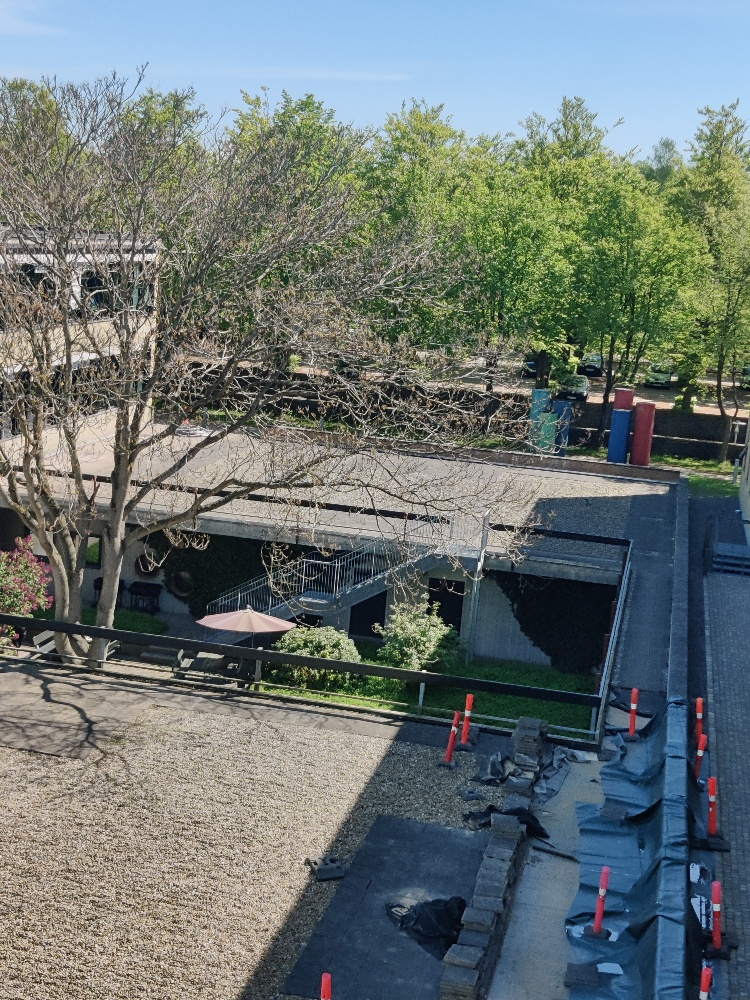
#> input picture Exam24/materials/im1.jpg, 750 x 1000 px, found by its file name
$ jupyter execute image_Stitching_Niels.ipynb
#> lines starting #> are read from the running program, lines starting #| are printed output that depends on the picture; after the words box and inside, x2 and y2 are one past the last pixel; in counts of white or black regions, pixels touching at a corner belong together
[cell 1]
import numpy as np
import matplotlib.pyplot as plt
import cv2
from tqdm import tqdm
import math
import glob
import imutils

[cell 2]
im1 = cv2.imread('images/im1.jpg')
#> im1 is the input picture: shape (1000, 750, 3); mean B, G, R 114.9, 116.6, 106.6
im2 = cv2.imread('images/im2.jpg')
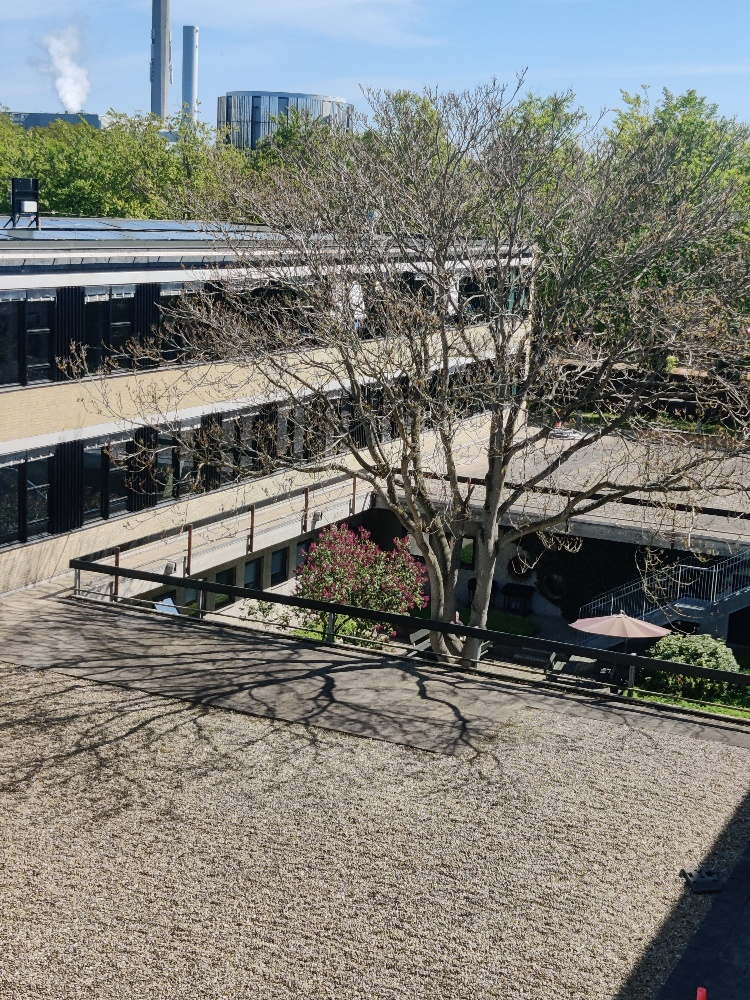
#> input picture Exam24/materials/im2.jpg, 750 x 1000 px, found by its file name
#> im2 is the input picture: shape (1000, 750, 3); mean B, G, R 118.6, 123.8, 122.7

images = []
images.append(im1)
images.append(im2)
for image in images:
    cv2.imshow('Image', image)
    cv2.waitKey(0)
#> this loop made 2 passes

imageStitcher = cv2.Stitcher_create()

error, stitched_img = imageStitcher.stitch(images)
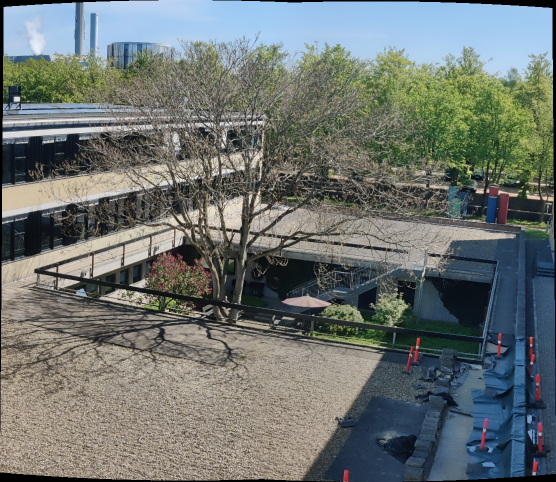
#> stitched_img: shape (964, 1112, 3) (shown at 1/2 size); mean of channels 0, 1, 2 112.4, 115.3, 108.8; drawn as B, G, R
#> error = 0

[cell 3]
if not error:
    cv2.imshow('StitchedImage', stitched_img)
    cv2.waitKey(0)
    stitched_img = cv2.copyMakeBorder(stitched_img, 10, 10, 10, 10, cv2.BORDER_CONSTANT, (0,0,0))
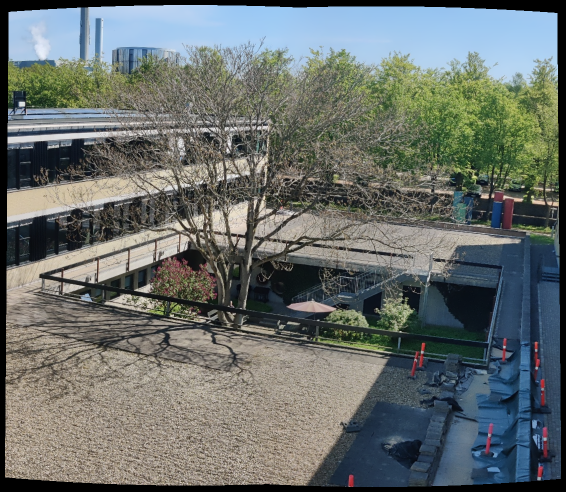
#> stitched_img: shape (984, 1132, 3) (shown at 1/2 size); mean of channels 0, 1, 2 108.1, 111, 104.7; drawn as B, G, R

    gray = cv2.cvtColor(stitched_img, cv2.COLOR_BGR2GRAY)
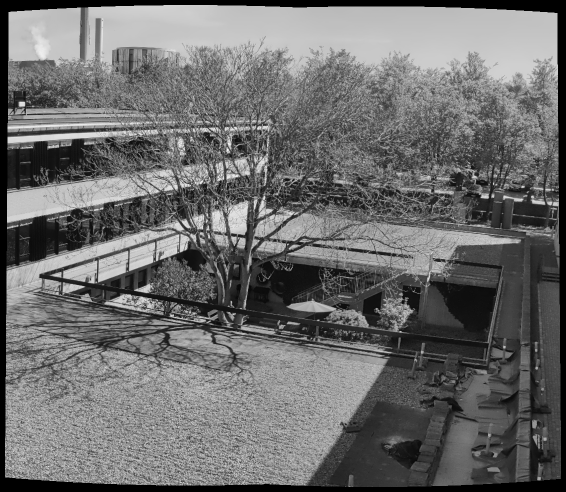
#> gray: shape (984, 1132) (shown at 1/2 size); min 0, max 251, mean 108.8
    thresh_img = cv2.threshold(gray, 0, 255 , cv2.THRESH_BINARY)[1]
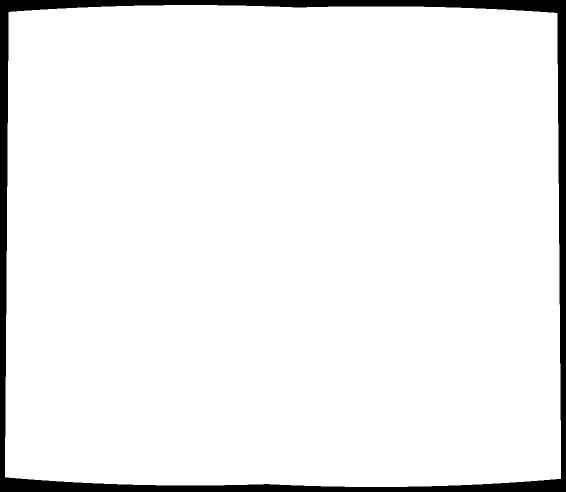
#> thresh_img: shape (984, 1132) (shown at 1/2 size); 94.6% white; 1 black region

    cv2.imshow("Threshold Image", thresh_img)
    cv2.waitKey(0)

    contours = cv2.findContours(thresh_img.copy(), cv2.RETR_EXTERNAL, cv2.CHAIN_APPROX_SIMPLE)
#> contours = 1 contour; box (x1, y1, x2, y2) and area: (10, 10, 1122, 974) 1051826

    contours = imutils.grab_contours(contours)
    areaOI = max(contours, key=cv2.contourArea)
#> areaOI = contour of 182 points, box (x1, y1, x2, y2) (10, 10, 1122, 974), area 1051826

    mask = np.zeros(thresh_img.shape, dtype="uint8")
    x, y, w, h = cv2.boundingRect(areaOI)
#> x = 10; y = 10; w = 1112; h = 964
    cv2.rectangle(mask, (x,y), (x + w, y + h), 255, -1)
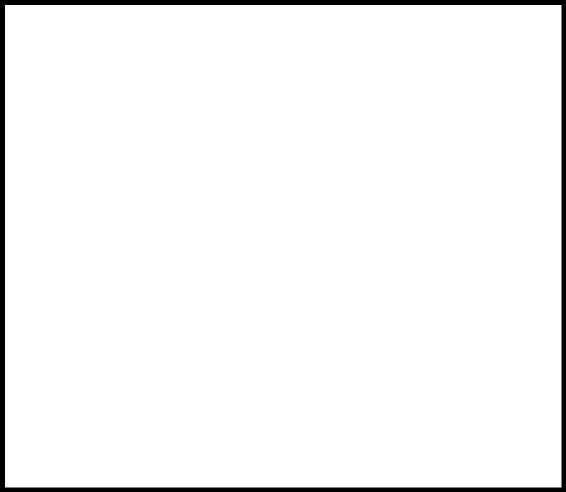
#> mask: shape (984, 1132) (shown at 1/2 size); 96.4% white; 1 black region, box (x1, y1, x2, y2) and area: (0, 0, 1132, 984) 39843

    minRectangle = mask.copy()
    sub = mask.copy()

    while cv2.countNonZero(sub) > 0:
        minRectangle = cv2.erode(minRectangle, None)
        sub = cv2.subtract(minRectangle, thresh_img)
#> this loop made 19 passes
#> pass 1, `minRectangle = cv2.erode(minRectangle, None)`:
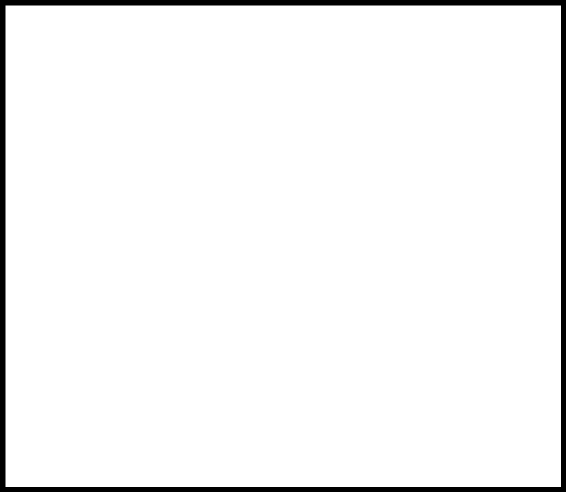
#> minRectangle: shape (984, 1132) (shown at 1/2 size); 96.1% white; 1 black region, box (x1, y1, x2, y2) and area: (0, 0, 1132, 984) 43995
#> pass 1, `sub = cv2.subtract(minRectangle, thresh_img)`:
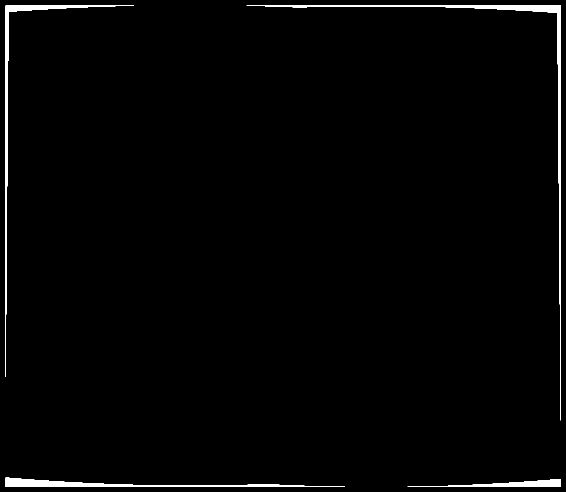
#> sub: shape (984, 1132) (shown at 1/2 size); 1.5% white; 4 white regions, box (x1, y1, x2, y2) and area: (493, 11, 1122, 841) 6140, (11, 955, 690, 974) 4098, (11, 11, 268, 754) 3961, (815, 958, 1122, 974) 2022
#> after the loop:
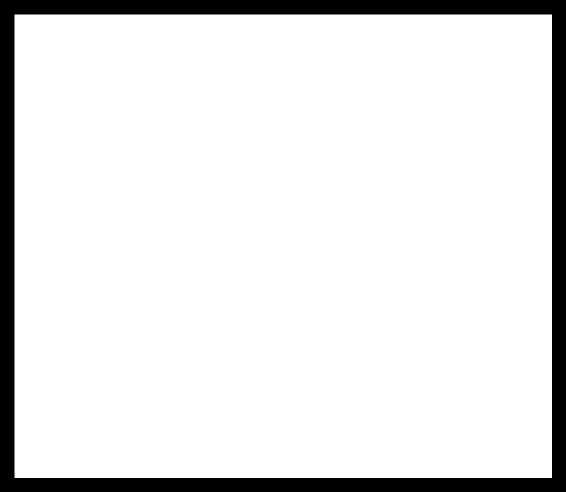
#> minRectangle: shape (984, 1132) (shown at 1/2 size); 89.5% white; 1 black region


    contours = cv2.findContours(minRectangle.copy(), cv2.RETR_EXTERNAL, cv2.CHAIN_APPROX_SIMPLE)
#> contours = 1 contour; box (x1, y1, x2, y2) and area: (29, 29, 1104, 956) 994524

    contours = imutils.grab_contours(contours)
#> contours = [[[29, 29], [29, 955], [1103, 955], [1103, 29]]]
    areaOI = max(contours, key=cv2.contourArea)
#> areaOI = [[29, 29], [29, 955], [1103, 955], [1103, 29]]

    cv2.imshow("minRectangle Image", minRectangle)
    cv2.waitKey(0)

    x, y, w, h = cv2.boundingRect(areaOI)
#> x = 29; y = 29; w = 1075; h = 927

    stitched_img = stitched_img[y:y + h, x:x + w]
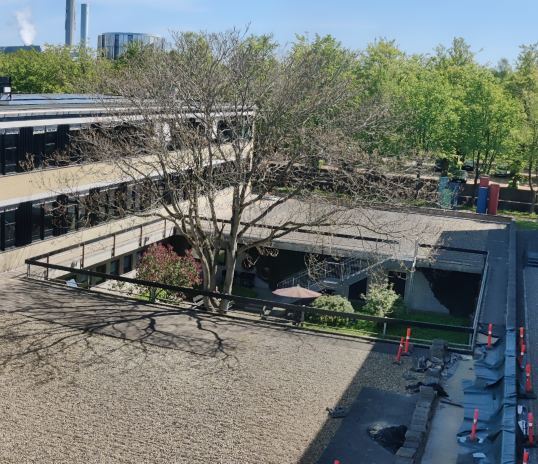
#> stitched_img: shape (927, 1075, 3) (shown at 1/2 size); mean of channels 0, 1, 2 112.4, 116.2, 110.1; drawn as B, G, R


    cv2.imshow("Stitched Image Processed", stitched_img)

    cv2.waitKey(0)


else:
    print("Images could not be stitched!")
    print("Likely not enough keypoints being detected!")
